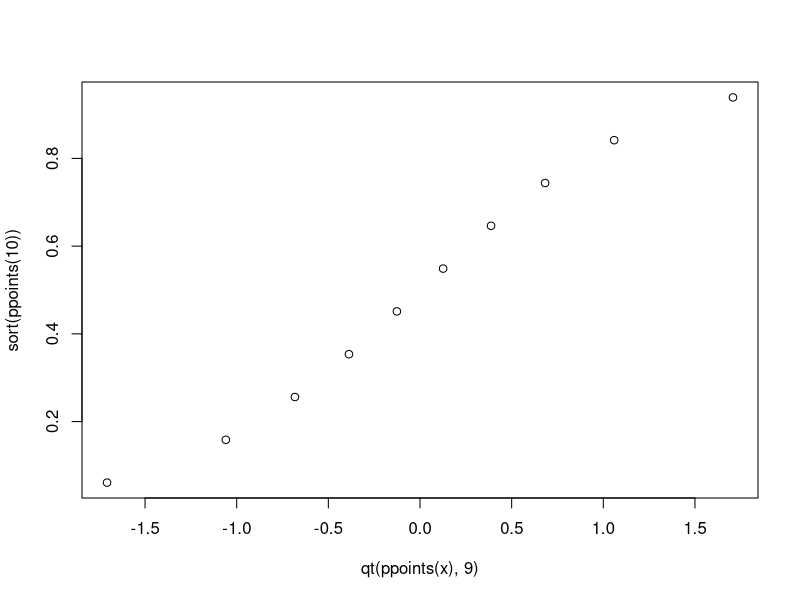
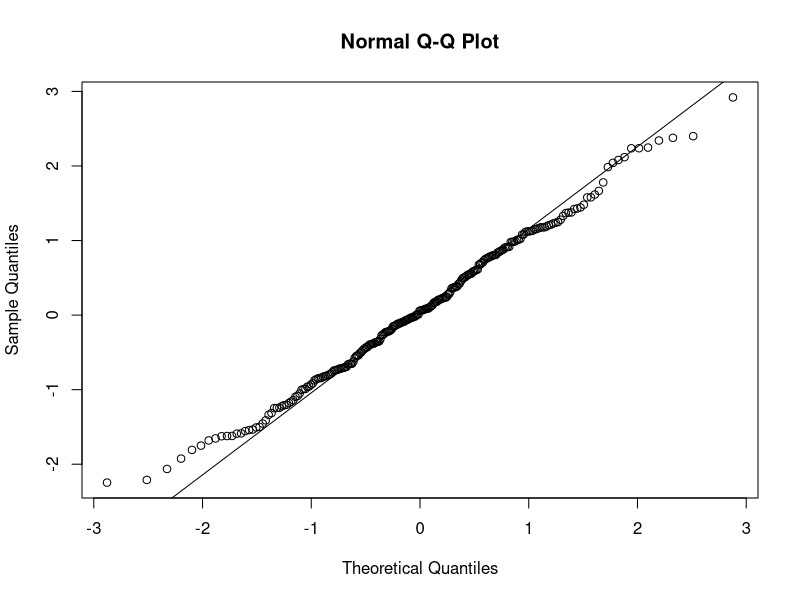
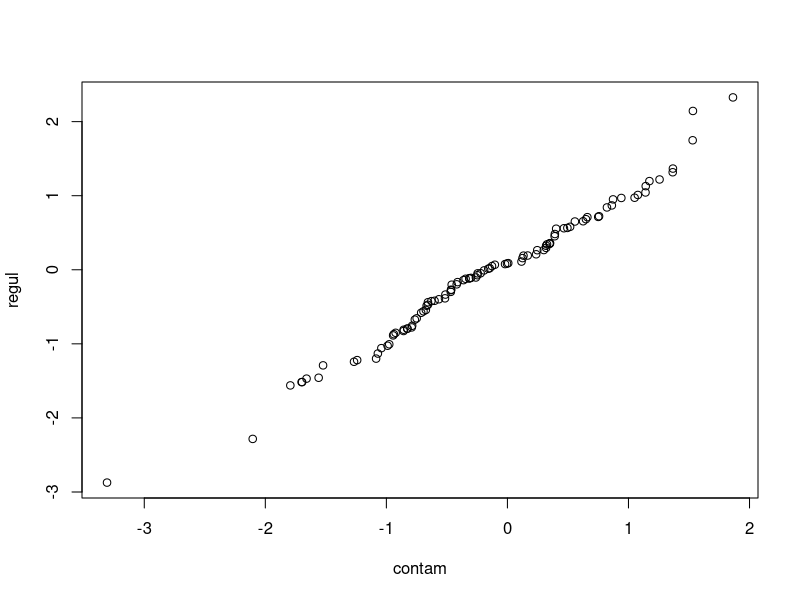

Write R code to recreate these figures, in order. (Note: this script raises an error after producing the figures.)
library(MASS)

## Probability Distributions ############################################################################################
# Density functions (continuous) and Functions (discrete)
# Desnity (probability functions), cumulative density function, quantile function (inverse of CDF) = dNAME, cNAME, qNAME, rNAME {dnorm,cnorm,qnorm,rnorm}
qt(.975,11) # 5% critical value for t on 11 degrees of freedom

qqplot # compare two distributions
qqnorm # compare sample with normal distribution

x=10
plot( qt(ppoints(x),9) , sort(ppoints(10)))

x = rnorm(250)
qqnorm(x); qqline(x)

#
ttt = rnorm(5000)
fitdistr(ttt,"normal") # fits standard univariate distributions

#
contam = rnorm( 100 , 0 , (1+2*rbinom(100,1,.05)) )
regul = rnorm(100 , 0 , 1)
qqplot( contam , regul ); qqline( contam , regul )

#
sample(100)
sample(contam)
sample(contam,replace=T)

ttt = c( 1, 2, 3, 4, 5)
ppp = c(.01,.01,.6,.37,.01)
sample( ttt , 100, replace=T, prob=ppp)

## Data Examination ############################################################################################

summary(sample( ttt , 100, replace=T, prob=ppp) )# summary function retruns mean, quartiles, number of missing values
attach(geyser)

var(geyser$waiting) #var,  (variance-cosvariance), cor (correlations), cov.wt, quantile, max, min, range, stem
std(geyser$waiting)
cor(geyser) 
quantile(geyser$duration)
range(waiting)

 # plots include hist, boxplot, stem
boxplot(geyser)
par( mfrow = c(1,2) )
boxplot(chem,sub="chem",range=.5)
boxplot( abbey, sub = "abbey")

par(c(1,1))
library(lattice)
bwplot(type~y | meas, data=fgl,scales=list(x="free"))

## Univariate Statistics ############################################################################################
attach(shoes)

t.test(A, mu=8.88)
t.test(A)$conf.int

wilcox.test(A,mu=10)

var.test(A,B)
t.test(A,B,var.equal=T)
t.test(A,B,var.equal=F)
wilcox.test(A,B)
wilcox.test(A,B,paired=T)

# Full list of classical tests
?binom.test
?friedman.test
?prop.test
?chisq.test
?kruskal.test
?t.test
?cor.test
?mantelhaen.test
?var.test
?fisher.test
?mcnemar.test
?wilcox.test
  
## 5.5 Robust Summaries ############################################################################################
# robust/resistant in relation to outliers
# Mean is only optimal for certain distributions of data
# Different variance estimations: variance, inter-quartile range, median absolute deviation

detach()

sort(chem)

mean(chem)
median(chem)
mad(chem)

unlist(huber(chem))
unlist(hubers(chem))

fitdistr(chem,"t",list(m=3,s=0.5),df=5)

# trimmed mean, removes values on each side of distribution
ttt = c( -10, -10, seq( 0 , 10 , .5))
mean(ttt)
mean(ttt,trim=.1)

## 5.6 Density Estimation ############################################################################################
install.packages('sm')
library(sm)

density # bandwidth specified by bw=

truehist(duration , nbins=25, xlim = c(0.5, 6), ymax = 1.2)
lines( density( duration, width = "SJ", n=256) , lty = 3 )
lines( density(duration, width = "SJ-dpi", n=256), lty=3 )

geyser2 = data.frame( as.data.frame(geyser)[-1,] , pduration = geyser$duration[-299] )
attach(geyser2)
par( mfrow = c(2,2) )
plot( pduration, waiting, xlim = c(.5,6), ylim = c(40, 110), xlab = "previous dueration", ylab = "waiting")
f1 = kde2d( pduration, waiting, n=50, lims=c(.4, 5, 40, 110) )
image( f1, zlim = c(0, .075))
f2 = kde2d( pduration, waiting, n=50, lims=c(.4, 5, 40, 110), h = c(width.SJ(duration), width.SJ(waiting) ))
image( f2, zlim = c(0, .075))
persp( f2, phi = 30, theta=20, d=5)

ttt = seq( 0, 10, .5)
length(ttt)
ttt[-21]

# Local polynomial fitting
install.packages('KernSmooth')
library(KernSmooth)

plot( x=c(0, 35000), y=c(0, .003), type = "n", bty = 'l')
rug(galaxies)
lines(bkde(galaxies,bandwidth=dpik(galaxies)))
lines(locpoly(galaxies, bandwidth=dpik(galaxies)), lty=3 )

locpoly(galaxies, bandwidth=dpik(galaxies))

## 5.7 DBootstrap and Permutation Testing ############################################################################################
gal = galaxies/1000

median(gal)

density( gal, n=1, from=20.833, to=20.834, width='SJ')$y
1/( 2 * sqrt(length(gal)) * .13)

set.seed(101)
m=1000
res=numeric(m)
for (i in 1:m) res[i] = median( sample( gal, replace=T))
gal
sample(gal, replace=T)
